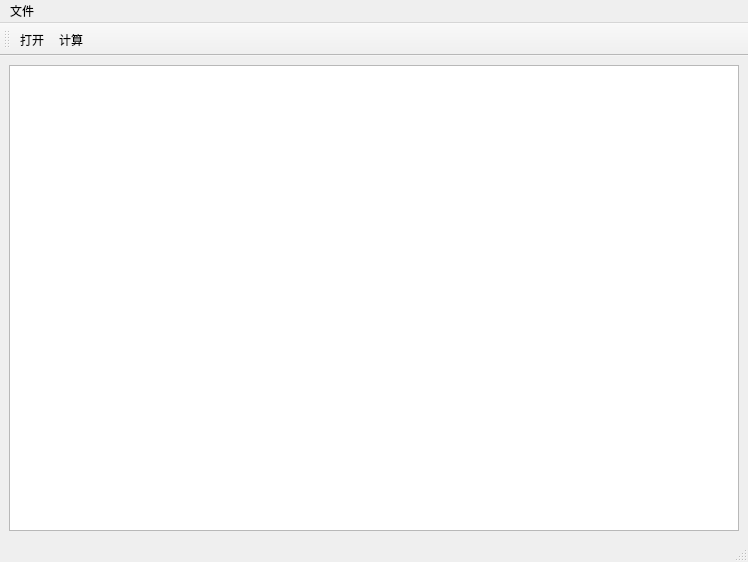
<?xml version="1.0" encoding="UTF-8"?>
<ui version="4.0">
 <class>MainWindow</class>
 <widget class="QMainWindow" name="MainWindow">
  <property name="geometry">
   <rect>
    <x>0</x>
    <y>0</y>
    <width>748</width>
    <height>562</height>
   </rect>
  </property>
  <property name="windowTitle">
   <string>MainWindow</string>
  </property>
  <widget class="QWidget" name="centralwidget">
   <layout class="QHBoxLayout" name="horizontalLayout">
    <item>
     <widget class="QTableView" name="tableView"/>
    </item>
   </layout>
  </widget>
  <widget class="QMenuBar" name="menubar">
   <property name="geometry">
    <rect>
     <x>0</x>
     <y>0</y>
     <width>748</width>
     <height>22</height>
    </rect>
   </property>
   <widget class="QMenu" name="menu">
    <property name="title">
     <string>文件</string>
    </property>
    <addaction name="action_open"/>
   </widget>
   <addaction name="menu"/>
  </widget>
  <widget class="QStatusBar" name="statusbar"/>
  <widget class="QToolBar" name="toolBar">
   <property name="windowTitle">
    <string>toolBar</string>
   </property>
   <attribute name="toolBarArea">
    <enum>TopToolBarArea</enum>
   </attribute>
   <attribute name="toolBarBreak">
    <bool>false</bool>
   </attribute>
   <addaction name="action_open"/>
   <addaction name="action_count"/>
  </widget>
  <action name="action_open">
   <property name="text">
    <string>打开</string>
   </property>
   <property name="toolTip">
    <string>打开</string>
   </property>
  </action>
  <action name="actiondsa">
   <property name="text">
    <string>dsa</string>
   </property>
  </action>
  <action name="action_count">
   <property name="text">
    <string>计算</string>
   </property>
  </action>
 </widget>
 <resources/>
 <connections/>
</ui>
